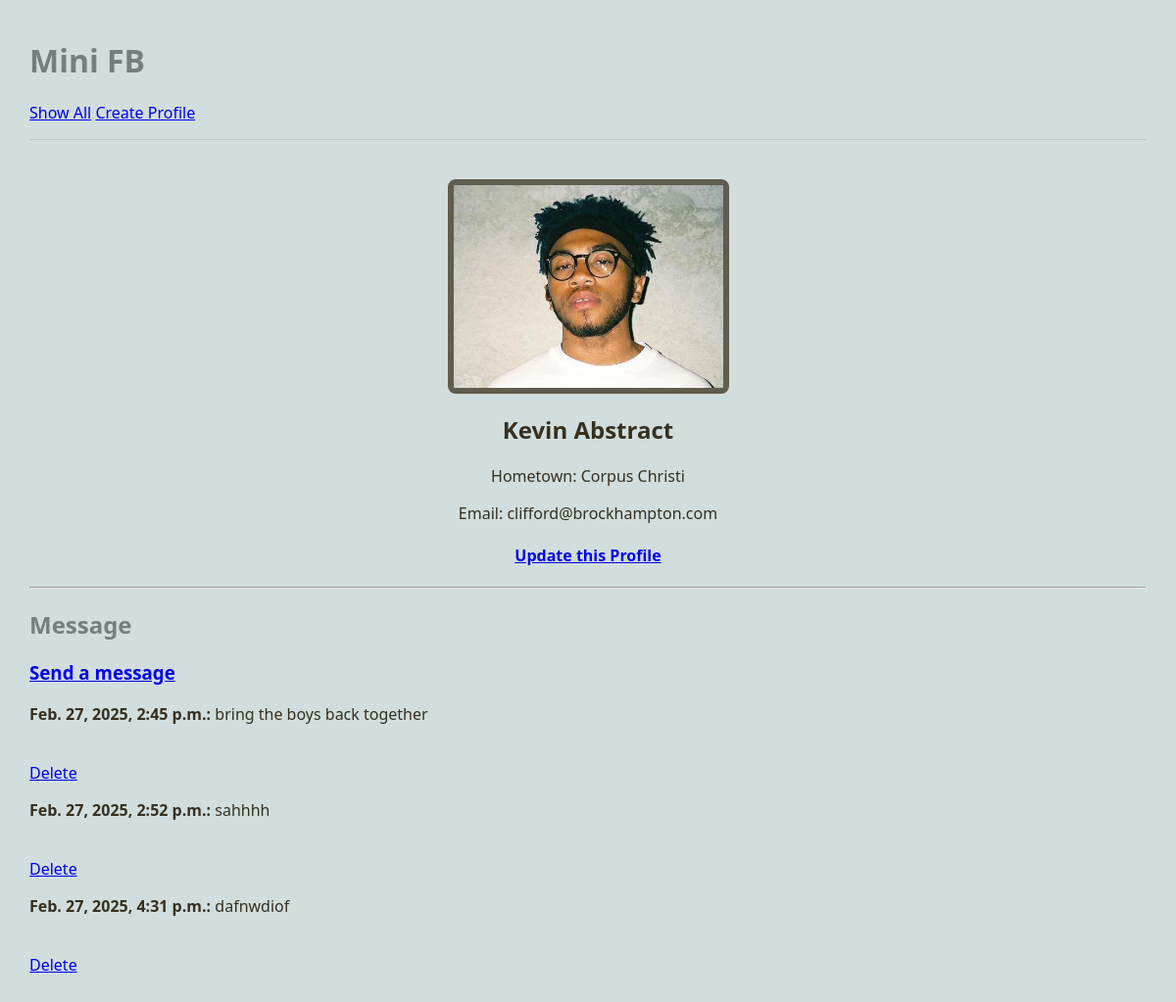
/mini_fb/profile/1, run on an earlier commit of the app's database.
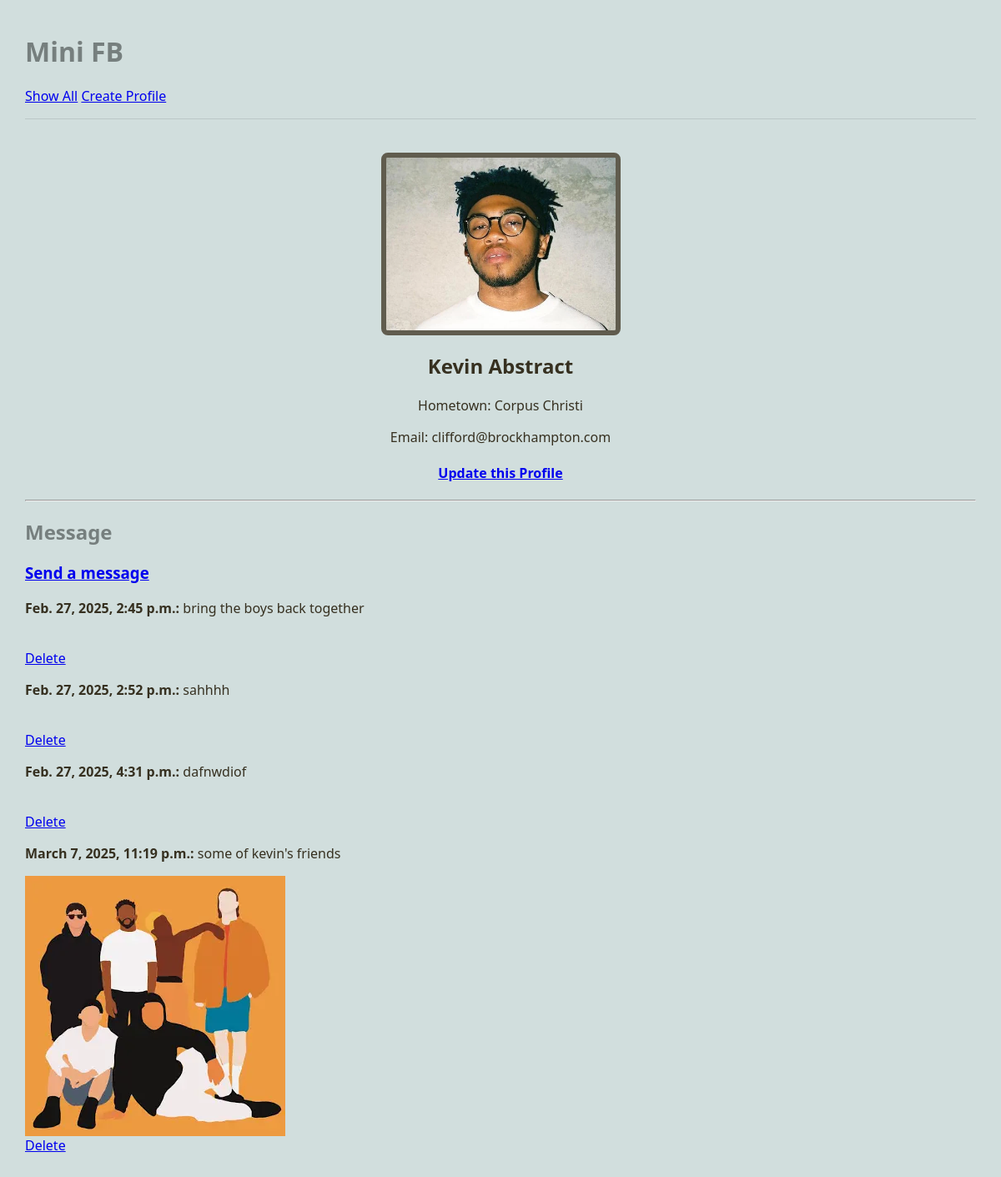
And on a later commit of the database.
### mini_fb/models.py (models this page shows, shortened)
class Profile(models.Model):
    first_name = models.TextField(blank=True)
    last_name = models.TextField(blank=True)
    city = models.TextField(blank=True)
    email = models.EmailField(blank=True)
    profile_image = models.ImageField(blank=True) # an actual image
    def get_status_messages(self):
        messages = StatusMessage.objects.filter(profile=self)
        return messages

class StatusMessage(models.Model):
    profile = models.ForeignKey("Profile", on_delete=models.CASCADE)
    message = models.TextField(blank=False)
    timestamp = models.DateTimeField(auto_now=True)
    def get_images(self):
        status_images = StatusImage.objects.filter(status_message=self)
        images = []
        for status_image in status_images:
            images.append(status_image.image)
        return images

class Image(models.Model):
    image_file = models.ImageField(blank=False) # an actual image
    profile = models.ForeignKey("Profile", on_delete=models.CASCADE)
    caption = models.TextField(blank=True)
    timestamp = models.DateTimeField(auto_now=True)

### mini_fb/views.py (the view)
# urls.py: path('profile/<int:pk>', ShowProfilePageView.as_view(), name='profile'),
class ShowProfilePageView(DetailView):
    model = Profile
    template_name = "mini_fb/show_profile.html"
    context_object_name = "profile"

### mini_fb/templates/mini_fb/show_profile.html
{% extends 'mini_fb/base.html' %}
{% block content %}
<main class="profile-container" style="text-align: center;">
    {% if profile.profile_image %}
    <div class="singular-profile-img">
        <img src="{{profile.profile_image.url}}" alt="Profile photo of {{profile.first_name}}" style="width: px;">
    </div>
    {% else %}
    <h3>No Image</h3>
    {% endif %}
    <div class="profile-info">
        <h2>{{profile.first_name}} {{profile.last_name}}</h2>
        <p>Hometown: {{profile.city}}</p>
        <p>Email: {{profile.email}}</p>
        <h4>
            <a href="{% url 'update_profile' profile.pk %}">Update this Profile</a>
	    </h4>
    </div>
    <hr>
</main>
<h2>Message</h2>
<h3>
    <a href="{% url 'create_status' profile.pk %}">Send a message</a>
</h3>
{% for message in profile.get_status_messages %}
    <div>
        <p><strong>{{ message.timestamp }}: </strong>{{ message.message }}</p>
        {% if message.get_images %}
            {% for img in message.get_images %}
            <img src='{{img.image_file.url}}' alt='{{img.image_file.url}}'>
            {% endfor %}
        {% endif %}
        <br>
        <a href="{% url 'delete_status_message' message.pk %}">Delete</a>
    </div>
{% endfor %}
{% endblock %}

### mini_fb/templates/mini_fb/base.html (shortened to what this page needs)
{% load static %}
<html>
    <head>
        <link rel="stylesheet" href="{% static 'styles-minifb.css' %}">
    </head>
    <body>
        <header>
            <h1>Mini FB</h1>
            <nav>
                <ul>
                    <li><a href="{% url 'show_all_profiles' %}">Show All</a></li>
                    <li><a href="{% url 'create_profile' %}">Create Profile</a></li>
                </ul>
            </nav>
        </header>
    {% block content %}
    {% endblock %}
    </body>
</html>

### static/styles-minifb.css (style rules this page uses)
body { margin: 30px; background: #d1dedd; font-family:'Segoe UI', Tahoma, Geneva, Verdana, sans-serif; }
ul, li { padding: 0px; list-style-type: none; }
h1, h2, h3 { color: #767f7e; }
p { color: #828b82; }
header { max-width: 1200px; margin: 40px auto; border-bottom: 1px solid #bbc7c7; }
.singular-profile-img img { width: 100%; max-width: 275px; border-radius: 8px; border: 6px solid #605C4E; }
.profile-info h2, p { color: #363020; }
nav li { display: inline; }

What changed in the data, as far as the page shows it:
added StatusMessage: timestamp "March 7, 2025, 11:19 p.m.", message "some of kevin's friends"
added Image: image_file (picture)
